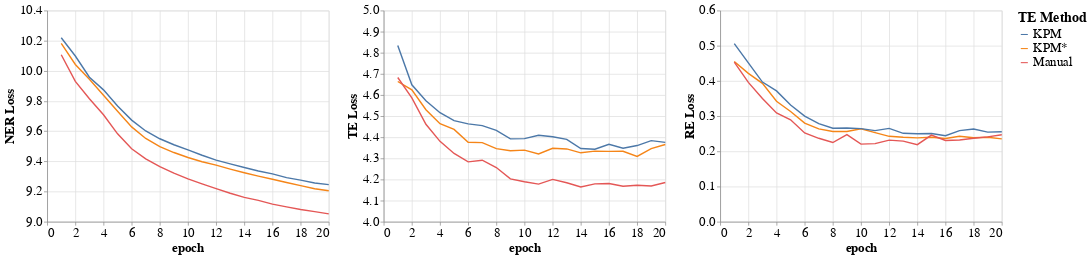

The notebook cell this image was saved under:
### Code cell
te_results_df = results_df[results_df["method"].isin(["KPM*", "KPM", "Manual"])]

ner_loss = alt.Chart(te_results_df).mark_line().encode(
    x="epoch:Q",
    y=alt.Y("val_crf_ner_loss:Q", title="NER Loss", scale=alt.Scale(domain=[9, 10.4])),
    color=alt.Color("method:N", title="TE Method")
)

term_loss = alt.Chart(te_results_df).mark_line().encode(
    x="epoch:Q",
    y=alt.Y("val_crf_term_loss:Q", title="TE Loss", scale=alt.Scale(domain=[4, 5])),
    color=alt.Color("method:N", title="TE Method")
)

rel_loss = alt.Chart(te_results_df).mark_line().encode(
    x="epoch:Q",
    y=alt.Y("val_cls_rel_loss:Q", title="RE Loss", scale=alt.Scale(domain=[0, 0.6])),
    color=alt.Color("method:N", title="TE Method")
)

all_charts = ner_loss | term_loss | rel_loss

all_charts.configure_axis(
    titleFont="Times New Roman",
    titleFontSize=18,
    labelFont="Times New Roman",
    labelFontSize=18
).configure_legend(
    titleFont="Times New Roman",
    titleFontSize=20,
    labelFont="Times New Roman",
    labelFontSize=18
)

### Figure 1 — Vega-Lite specification as saved in the notebook (floating-point values rounded to 4 significant figures)
{"config": {"view": {"continuousWidth": 400, "continuousHeight": 300}, "axis": {"labelFont": "Times New Roman", "labelFontSize": 18, "titleFont": "Times New Roman", "titleFontSize": 18}, "legend": {"labelFont": "Times New Roman", "labelFontSize": 18, "titleFont": "Times New Roman", "titleFontSize": 20}}, "hconcat": [{"mark": "line", "encoding": {"color": {"type": "nominal", "field": "method", "title": "TE Method"}, "x": {"type": "quantitative", "field": "epoch"}, "y": {"type": "quantitative", "field": "val_crf_ner_loss", "scale": {"domain": [9, 10.4]}, "title": "NER Loss"}}}, {"mark": "line", "encoding": {"color": {"type": "nominal", "field": "method", "title": "TE Method"}, "x": {"type": "quantitative", "field": "epoch"}, "y": {"type": "quantitative", "field": "val_crf_term_loss", "scale": {"domain": [4, 5]}, "title": "TE Loss"}}}, {"mark": "line", "encoding": {"color": {"type": "nominal", "field": "method", "title": "TE Method"}, "x": {"type": "quantitative", "field": "epoch"}, "y": {"type": "quantitative", "field": "val_cls_rel_loss", "scale": {"domain": [0, 0.6]}, "title": "RE Loss"}}}], "data": {"name": "data-d179cc84f596b886aeafa9ac8a80335d"}, "$schema": "https://vega.github.io/schema/vega-lite/v4.8.1.json", "datasets": {"data-d179cc84f596b886aeafa9ac8a80335d": [{"val_loss": 15.3, "val_crf_ner_loss": 10.18, "val_crf_term_loss": 4.664, "val_cls_rel_loss": 0.4553, "loss": 13.77, "crf_ner_loss": 9.442, "crf_term_loss": 3.893, "cls_rel_loss": 0.439, "f1_ner": 0.0, "f1_term": 0.0, "f1_rel": 0.0, "epoch": 1, "method": "KPM*"}, {"val_loss": 15.09, "val_crf_ner_loss": 10.04, "val_crf_term_loss": 4.624, "val_cls_rel_loss": 0.4217, "loss": 14.39, "crf_ner_loss": 9.722, "crf_term_loss": 4.309, "cls_rel_loss": 0.3604, "f1_ner": 0.0, "f1_term": 0.0, "f1_rel": 0.0, "epoch": 2, "method": "KPM*"}, {"val_loss": 14.87, "val_crf_ner_loss": 9.945, "val_crf_term_loss": 4.53, "val_cls_rel_loss": 0.3932, "loss": 12.41, "crf_ner_loss": 8.338, "crf_term_loss": 3.782, "cls_rel_loss": 0.2947, "f1_ner": 0.0, "f1_term": 0.0, "f1_rel": 0.02193, "epoch": 3, "method": "KPM*"}, {"val_loss": 14.64, "val_crf_ner_loss": 9.838, "val_crf_term_loss": 4.464, "val_cls_rel_loss": 0.3422, "loss": 12.45, "crf_ner_loss": 8.426, "crf_term_loss": 3.728, "cls_rel_loss": 0.2982, "f1_ner": 0.0, "f1_term": 0.01237, "f1_rel": 0.332, "epoch": 4, "method": "KPM*"}, {"val_loss": 14.48, "val_crf_ner_loss": 9.733, "val_crf_term_loss": 4.437, "val_cls_rel_loss": 0.3132, "loss": 12.6, "crf_ner_loss": 8.551, "crf_term_loss": 3.791, "cls_rel_loss": 0.2572, "f1_ner": 0.0, "f1_term": 0.03186, "f1_rel": 0.336, "epoch": 5, "method": "KPM*"}, {"val_loss": 14.29, "val_crf_ner_loss": 9.629, "val_crf_term_loss": 4.376, "val_cls_rel_loss": 0.2803, "loss": 11.8, "crf_ner_loss": 8.021, "crf_term_loss": 3.539, "cls_rel_loss": 0.2421, "f1_ner": 0.0349, "f1_term": 0.1642, "f1_rel": 0.458, "epoch": 6, "method": "KPM*"}, {"val_loss": 14.19, "val_crf_ner_loss": 9.552, "val_crf_term_loss": 4.375, "val_cls_rel_loss": 0.264, "loss": 15.42, "crf_ner_loss": 10.54, "crf_term_loss": 4.652, "cls_rel_loss": 0.227, "f1_ner": 0.2111, "f1_term": 0.2448, "f1_rel": 0.4822, "epoch": 7, "method": "KPM*"}, {"val_loss": 14.1, "val_crf_ner_loss": 9.497, "val_crf_term_loss": 4.346, "val_cls_rel_loss": 0.2564, "loss": 13.52, "crf_ner_loss": 9.213, "crf_term_loss": 4.079, "cls_rel_loss": 0.2282, "f1_ner": 0.2951, "f1_term": 0.3465, "f1_rel": 0.4842, "epoch": 8, "method": "KPM*"}, {"val_loss": 14.05, "val_crf_ner_loss": 9.459, "val_crf_term_loss": 4.337, "val_cls_rel_loss": 0.2564, "loss": 12.49, "crf_ner_loss": 8.513, "crf_term_loss": 3.77, "cls_rel_loss": 0.203, "f1_ner": 0.348, "f1_term": 0.3886, "f1_rel": 0.505, "epoch": 9, "method": "KPM*"}, {"val_loss": 14.03, "val_crf_ner_loss": 9.426, "val_crf_term_loss": 4.339, "val_cls_rel_loss": 0.2641, "loss": 11.87, "crf_ner_loss": 8.101, "crf_term_loss": 3.58, "cls_rel_loss": 0.1912, "f1_ner": 0.4203, "f1_term": 0.4071, "f1_rel": 0.472, "epoch": 10, "method": "KPM*"}, {"val_loss": 13.97, "val_crf_ner_loss": 9.398, "val_crf_term_loss": 4.321, "val_cls_rel_loss": 0.2532, "loss": 12.67, "crf_ner_loss": 8.674, "crf_term_loss": 3.809, "cls_rel_loss": 0.191, "f1_ner": 0.4384, "f1_term": 0.4543, "f1_rel": 0.5206, "epoch": 11, "method": "KPM*"}, {"val_loss": 13.97, "val_crf_ner_loss": 9.376, "val_crf_term_loss": 4.348, "val_cls_rel_loss": 0.2427, "loss": 11.88, "crf_ner_loss": 8.128, "crf_term_loss": 3.569, "cls_rel_loss": 0.1828, "f1_ner": 0.4135, "f1_term": 0.4404, "f1_rel": 0.5142, "epoch": 12, "method": "KPM*"}, {"val_loss": 13.93, "val_crf_ner_loss": 9.349, "val_crf_term_loss": 4.345, "val_cls_rel_loss": 0.2399, "loss": 12.42, "crf_ner_loss": 8.503, "crf_term_loss": 3.724, "cls_rel_loss": 0.1925, "f1_ner": 0.4404, "f1_term": 0.4196, "f1_rel": 0.531, "epoch": 13, "method": "KPM*"}, {"val_loss": 13.89, "val_crf_ner_loss": 9.325, "val_crf_term_loss": 4.326, "val_cls_rel_loss": 0.2383, "loss": 12.86, "crf_ner_loss": 8.789, "crf_term_loss": 3.871, "cls_rel_loss": 0.1979, "f1_ner": 0.4642, "f1_term": 0.4609, "f1_rel": 0.5104, "epoch": 14, "method": "KPM*"}, {"val_loss": 13.88, "val_crf_ner_loss": 9.303, "val_crf_term_loss": 4.334, "val_cls_rel_loss": 0.2399, "loss": 11.92, "crf_ner_loss": 8.164, "crf_term_loss": 3.589, "cls_rel_loss": 0.1655, "f1_ner": 0.4575, "f1_term": 0.4691, "f1_rel": 0.535, "epoch": 15, "method": "KPM*"}, {"val_loss": 13.85, "val_crf_ner_loss": 9.282, "val_crf_term_loss": 4.333, "val_cls_rel_loss": 0.2364, "loss": 10.78, "crf_ner_loss": 7.349, "crf_term_loss": 3.265, "cls_rel_loss": 0.1699, "f1_ner": 0.4778, "f1_term": 0.4589, "f1_rel": 0.5289, "epoch": 16, "method": "KPM*"}, {"val_loss": 13.84, "val_crf_ner_loss": 9.26, "val_crf_term_loss": 4.334, "val_cls_rel_loss": 0.2431, "loss": 13.71, "crf_ner_loss": 9.402, "crf_term_loss": 4.127, "cls_rel_loss": 0.1801, "f1_ner": 0.5148, "f1_term": 0.4685, "f1_rel": 0.527, "epoch": 17, "method": "KPM*"}, {"val_loss": 13.79, "val_crf_ner_loss": 9.239, "val_crf_term_loss": 4.309, "val_cls_rel_loss": 0.2385, "loss": 11.17, "crf_ner_loss": 7.633, "crf_term_loss": 3.373, "cls_rel_loss": 0.1599, "f1_ner": 0.5514, "f1_term": 0.4803, "f1_rel": 0.5302, "epoch": 18, "method": "KPM*"}, {"val_loss": 13.81, "val_crf_ner_loss": 9.219, "val_crf_term_loss": 4.346, "val_cls_rel_loss": 0.24, "loss": 11.83, "crf_ner_loss": 8.086, "crf_term_loss": 3.569, "cls_rel_loss": 0.1741, "f1_ner": 0.549, "f1_term": 0.4647, "f1_rel": 0.5345, "epoch": 19, "method": "KPM*"}, {"val_loss": 13.81, "val_crf_ner_loss": 9.205, "val_crf_term_loss": 4.366, "val_cls_rel_loss": 0.2354, "loss": 12.59, "crf_ner_loss": 8.617, "crf_term_loss": 3.806, "cls_rel_loss": 0.1707, "f1_ner": 0.5858, "f1_term": 0.453, "f1_rel": 0.536, "epoch": 20, "method": "KPM*"}, {"val_loss": 15.56, "val_crf_ner_loss": 10.22, "val_crf_term_loss": 4.834, "val_cls_rel_loss": 0.5062, "loss": 14.62, "crf_ner_loss": 10.02, "crf_term_loss": 4.185, "cls_rel_loss": 0.4092, "f1_ner": 0.0, "f1_term": 0.0, "f1_rel": 0.0, "epoch": 1, "method": "KPM"}, {"val_loss": 15.2, "val_crf_ner_loss": 10.1, "val_crf_term_loss": 4.648, "val_cls_rel_loss": 0.4514, "loss": 14.34, "crf_ner_loss": 9.808, "crf_term_loss": 4.237, "cls_rel_loss": 0.2962, "f1_ner": 0.0, "f1_term": 0.0, "f1_rel": 0.0, "epoch": 2, "method": "KPM"}, {"val_loss": 14.93, "val_crf_ner_loss": 9.958, "val_crf_term_loss": 4.573, "val_cls_rel_loss": 0.3968, "loss": 13.45, "crf_ner_loss": 9.178, "crf_term_loss": 3.992, "cls_rel_loss": 0.2793, "f1_ner": 0.0, "f1_term": 0.0, "f1_rel": 0.1835, "epoch": 3, "method": "KPM"}, {"val_loss": 14.76, "val_crf_ner_loss": 9.874, "val_crf_term_loss": 4.516, "val_cls_rel_loss": 0.3717, "loss": 13.71, "crf_ner_loss": 9.378, "crf_term_loss": 4.081, "cls_rel_loss": 0.252, "f1_ner": 0.0, "f1_term": 0.0262, "f1_rel": 0.1341, "epoch": 4, "method": "KPM"}, {"val_loss": 14.58, "val_crf_ner_loss": 9.767, "val_crf_term_loss": 4.479, "val_cls_rel_loss": 0.3315, "loss": 13.33, "crf_ner_loss": 9.158, "crf_term_loss": 3.955, "cls_rel_loss": 0.2192, "f1_ner": 0.0, "f1_term": 0.0227, "f1_rel": 0.3236, "epoch": 5, "method": "KPM"}, {"val_loss": 14.44, "val_crf_ner_loss": 9.674, "val_crf_term_loss": 4.463, "val_cls_rel_loss": 0.3002, "loss": 14.04, "crf_ner_loss": 9.639, "crf_term_loss": 4.181, "cls_rel_loss": 0.2243, "f1_ner": 0.0, "f1_term": 0.02977, "f1_rel": 0.4169, "epoch": 6, "method": "KPM"}, {"val_loss": 14.34, "val_crf_ner_loss": 9.602, "val_crf_term_loss": 4.455, "val_cls_rel_loss": 0.2786, "loss": 13.47, "crf_ner_loss": 9.256, "crf_term_loss": 4.023, "cls_rel_loss": 0.192, "f1_ner": 0.09342, "f1_term": 0.06108, "f1_rel": 0.4676, "epoch": 7, "method": "KPM"}, {"val_loss": 14.25, "val_crf_ner_loss": 9.55, "val_crf_term_loss": 4.433, "val_cls_rel_loss": 0.2657, "loss": 10.86, "crf_ner_loss": 7.418, "crf_term_loss": 3.245, "cls_rel_loss": 0.2011, "f1_ner": 0.2388, "f1_term": 0.09577, "f1_rel": 0.4901, "epoch": 8, "method": "KPM"}, {"val_loss": 14.17, "val_crf_ner_loss": 9.511, "val_crf_term_loss": 4.393, "val_cls_rel_loss": 0.2662, "loss": 11.57, "crf_ner_loss": 7.916, "crf_term_loss": 3.477, "cls_rel_loss": 0.182, "f1_ner": 0.2775, "f1_term": 0.1713, "f1_rel": 0.4917, "epoch": 9, "method": "KPM"}, {"val_loss": 14.13, "val_crf_ner_loss": 9.476, "val_crf_term_loss": 4.394, "val_cls_rel_loss": 0.2647, "loss": 12.73, "crf_ner_loss": 8.732, "crf_term_loss": 3.827, "cls_rel_loss": 0.1716, "f1_ner": 0.3324, "f1_term": 0.1516, "f1_rel": 0.4849, "epoch": 10, "method": "KPM"}, {"val_loss": 14.11, "val_crf_ner_loss": 9.441, "val_crf_term_loss": 4.41, "val_cls_rel_loss": 0.2589, "loss": 13.5, "crf_ner_loss": 9.286, "crf_term_loss": 4.041, "cls_rel_loss": 0.1706, "f1_ner": 0.3599, "f1_term": 0.1956, "f1_rel": 0.5081, "epoch": 11, "method": "KPM"}, {"val_loss": 14.08, "val_crf_ner_loss": 9.409, "val_crf_term_loss": 4.402, "val_cls_rel_loss": 0.2653, "loss": 13.33, "crf_ner_loss": 9.172, "crf_term_loss": 3.996, "cls_rel_loss": 0.1626, "f1_ner": 0.4073, "f1_term": 0.2765, "f1_rel": 0.5076, "epoch": 12, "method": "KPM"}, {"val_loss": 14.03, "val_crf_ner_loss": 9.384, "val_crf_term_loss": 4.39, "val_cls_rel_loss": 0.2513, "loss": 10.94, "crf_ner_loss": 7.479, "crf_term_loss": 3.275, "cls_rel_loss": 0.181, "f1_ner": 0.4349, "f1_term": 0.3355, "f1_rel": 0.51, "epoch": 13, "method": "KPM"}, {"val_loss": 13.96, "val_crf_ner_loss": 9.36, "val_crf_term_loss": 4.347, "val_cls_rel_loss": 0.25, "loss": 13.67, "crf_ner_loss": 9.416, "crf_term_loss": 4.106, "cls_rel_loss": 0.15, "f1_ner": 0.4516, "f1_term": 0.3737, "f1_rel": 0.5115, "epoch": 14, "method": "KPM"}, {"val_loss": 13.93, "val_crf_ner_loss": 9.337, "val_crf_term_loss": 4.344, "val_cls_rel_loss": 0.2509, "loss": 11.91, "crf_ner_loss": 8.183, "crf_term_loss": 3.573, "cls_rel_loss": 0.1506, "f1_ner": 0.4752, "f1_term": 0.406, "f1_rel": 0.5276, "epoch": 15, "method": "KPM"}, {"val_loss": 13.93, "val_crf_ner_loss": 9.317, "val_crf_term_loss": 4.367, "val_cls_rel_loss": 0.2445, "loss": 12.97, "crf_ner_loss": 8.915, "crf_term_loss": 3.899, "cls_rel_loss": 0.1563, "f1_ner": 0.488, "f1_term": 0.4046, "f1_rel": 0.5265, "epoch": 16, "method": "KPM"}, {"val_loss": 13.9, "val_crf_ner_loss": 9.293, "val_crf_term_loss": 4.348, "val_cls_rel_loss": 0.2588, "loss": 13.47, "crf_ner_loss": 9.277, "crf_term_loss": 4.027, "cls_rel_loss": 0.1615, "f1_ner": 0.5033, "f1_term": 0.3732, "f1_rel": 0.5273, "epoch": 17, "method": "KPM"}, {"val_loss": 13.9, "val_crf_ner_loss": 9.276, "val_crf_term_loss": 4.361, "val_cls_rel_loss": 0.2634, "loss": 11.41, "crf_ner_loss": 7.849, "crf_term_loss": 3.417, "cls_rel_loss": 0.1395, "f1_ner": 0.5407, "f1_term": 0.4015, "f1_rel": 0.5261, "epoch": 18, "method": "KPM"}, {"val_loss": 13.9, "val_crf_ner_loss": 9.257, "val_crf_term_loss": 4.384, "val_cls_rel_loss": 0.2547, "loss": 11.41, "crf_ner_loss": 7.842, "crf_term_loss": 3.436, "cls_rel_loss": 0.1368, "f1_ner": 0.5773, "f1_term": 0.3829, "f1_rel": 0.5267, "epoch": 19, "method": "KPM"}, {"val_loss": 13.88, "val_crf_ner_loss": 9.246, "val_crf_term_loss": 4.376, "val_cls_rel_loss": 0.2559, "loss": 13.86, "crf_ner_loss": 9.544, "crf_term_loss": 4.178, "cls_rel_loss": 0.1383, "f1_ner": 0.5676, "f1_term": 0.3893, "f1_rel": 0.5167, "epoch": 20, "method": "KPM"}, {"val_loss": 15.24, "val_crf_ner_loss": 10.11, "val_crf_term_loss": 4.683, "val_cls_rel_loss": 0.4537, "loss": 16.7, "crf_ner_loss": 11.25, "crf_term_loss": 4.925, "cls_rel_loss": 0.5268, "f1_ner": 0.0, "f1_term": 0.0, "f1_rel": 0.0, "epoch": 1, "method": "Manual"}, {"val_loss": 14.91, "val_crf_ner_loss": 9.93, "val_crf_term_loss": 4.586, "val_cls_rel_loss": 0.3959, "loss": 14.99, "crf_ner_loss": 9.939, "crf_term_loss": 4.628, "cls_rel_loss": 0.4238, "f1_ner": 0.0, "f1_term": 0.0, "f1_rel": 0.1016, "epoch": 2, "method": "Manual"}, {"val_loss": 14.63, "val_crf_ner_loss": 9.816, "val_crf_term_loss": 4.461, "val_cls_rel_loss": 0.3503, "loss": 14.7, "crf_ner_loss": 9.805, "crf_term_loss": 4.522, "cls_rel_loss": 0.3743, "f1_ner": 0.0, "f1_term": 0.05017, "f1_rel": 0.2527, "epoch": 3, "method": "Manual"}, {"val_loss": 14.4, "val_crf_ner_loss": 9.709, "val_crf_term_loss": 4.381, "val_cls_rel_loss": 0.3091, "loss": 14.48, "crf_ner_loss": 9.714, "crf_term_loss": 4.424, "cls_rel_loss": 0.3378, "f1_ner": 0.0, "f1_term": 0.147, "f1_rel": 0.3793, "epoch": 4, "method": "Manual"}, {"val_loss": 14.2, "val_crf_ner_loss": 9.583, "val_crf_term_loss": 4.323, "val_cls_rel_loss": 0.2895, "loss": 14.25, "crf_ner_loss": 9.613, "crf_term_loss": 4.35, "cls_rel_loss": 0.2844, "f1_ner": 0.0, "f1_term": 0.2682, "f1_rel": 0.4474, "epoch": 5, "method": "Manual"}, {"val_loss": 14.02, "val_crf_ner_loss": 9.484, "val_crf_term_loss": 4.284, "val_cls_rel_loss": 0.2521, "loss": 14.04, "crf_ner_loss": 9.504, "crf_term_loss": 4.287, "cls_rel_loss": 0.2517, "f1_ner": 0.04601, "f1_term": 0.3209, "f1_rel": 0.5105, "epoch": 6, "method": "Manual"}, {"val_loss": 13.95, "val_crf_ner_loss": 9.417, "val_crf_term_loss": 4.292, "val_cls_rel_loss": 0.2371, "loss": 13.89, "crf_ner_loss": 9.422, "crf_term_loss": 4.242, "cls_rel_loss": 0.2301, "f1_ner": 0.1472, "f1_term": 0.4275, "f1_rel": 0.5217, "epoch": 7, "method": "Manual"}, {"val_loss": 13.85, "val_crf_ner_loss": 9.365, "val_crf_term_loss": 4.257, "val_cls_rel_loss": 0.2252, "loss": 13.78, "crf_ner_loss": 9.359, "crf_term_loss": 4.206, "cls_rel_loss": 0.2144, "f1_ner": 0.2722, "f1_term": 0.4628, "f1_rel": 0.5461, "epoch": 8, "method": "Manual"}, {"val_loss": 13.77, "val_crf_ner_loss": 9.322, "val_crf_term_loss": 4.203, "val_cls_rel_loss": 0.2477, "loss": 13.69, "crf_ner_loss": 9.31, "crf_term_loss": 4.18, "cls_rel_loss": 0.2014, "f1_ner": 0.3442, "f1_term": 0.4715, "f1_rel": 0.5034, "epoch": 9, "method": "Manual"}, {"val_loss": 13.69, "val_crf_ner_loss": 9.284, "val_crf_term_loss": 4.19, "val_cls_rel_loss": 0.2206, "loss": 13.6, "crf_ner_loss": 9.267, "crf_term_loss": 4.144, "cls_rel_loss": 0.1919, "f1_ner": 0.3637, "f1_term": 0.4626, "f1_rel": 0.5595, "epoch": 10, "method": "Manual"}, {"val_loss": 13.65, "val_crf_ner_loss": 9.251, "val_crf_term_loss": 4.178, "val_cls_rel_loss": 0.222, "loss": 13.53, "crf_ner_loss": 9.231, "crf_term_loss": 4.122, "cls_rel_loss": 0.1754, "f1_ner": 0.3936, "f1_term": 0.5359, "f1_rel": 0.5621, "epoch": 11, "method": "Manual"}, {"val_loss": 13.65, "val_crf_ner_loss": 9.219, "val_crf_term_loss": 4.201, "val_cls_rel_loss": 0.2318, "loss": 13.46, "crf_ner_loss": 9.193, "crf_term_loss": 4.103, "cls_rel_loss": 0.168, "f1_ner": 0.419, "f1_term": 0.5431, "f1_rel": 0.5547, "epoch": 12, "method": "Manual"}, {"val_loss": 13.6, "val_crf_ner_loss": 9.189, "val_crf_term_loss": 4.185, "val_cls_rel_loss": 0.229, "loss": 13.39, "crf_ner_loss": 9.16, "crf_term_loss": 4.075, "cls_rel_loss": 0.1579, "f1_ner": 0.4428, "f1_term": 0.5249, "f1_rel": 0.5606, "epoch": 13, "method": "Manual"}, {"val_loss": 13.55, "val_crf_ner_loss": 9.162, "val_crf_term_loss": 4.165, "val_cls_rel_loss": 0.2191, "loss": 13.35, "crf_ner_loss": 9.131, "crf_term_loss": 4.064, "cls_rel_loss": 0.1521, "f1_ner": 0.4909, "f1_term": 0.5755, "f1_rel": 0.5927, "epoch": 14, "method": "Manual"}, {"val_loss": 13.57, "val_crf_ner_loss": 9.141, "val_crf_term_loss": 4.179, "val_cls_rel_loss": 0.2462, "loss": 13.29, "crf_ner_loss": 9.102, "crf_term_loss": 4.05, "cls_rel_loss": 0.1415, "f1_ner": 0.5366, "f1_term": 0.5604, "f1_rel": 0.5522, "epoch": 15, "method": "Manual"}, {"val_loss": 13.53, "val_crf_ner_loss": 9.117, "val_crf_term_loss": 4.181, "val_cls_rel_loss": 0.231, "loss": 13.26, "crf_ner_loss": 9.074, "crf_term_loss": 4.034, "cls_rel_loss": 0.1539, "f1_ner": 0.5821, "f1_term": 0.5869, "f1_rel": 0.5668, "epoch": 16, "method": "Manual"}, {"val_loss": 13.5, "val_crf_ner_loss": 9.099, "val_crf_term_loss": 4.168, "val_cls_rel_loss": 0.2322, "loss": 13.21, "crf_ner_loss": 9.047, "crf_term_loss": 4.024, "cls_rel_loss": 0.1341, "f1_ner": 0.6073, "f1_term": 0.5895, "f1_rel": 0.603, "epoch": 17, "method": "Manual"}, {"val_loss": 13.49, "val_crf_ner_loss": 9.081, "val_crf_term_loss": 4.173, "val_cls_rel_loss": 0.2372, "loss": 13.16, "crf_ner_loss": 9.026, "crf_term_loss": 4.005, "cls_rel_loss": 0.1309, "f1_ner": 0.6182, "f1_term": 0.5971, "f1_rel": 0.605, "epoch": 18, "method": "Manual"}, {"val_loss": 13.48, "val_crf_ner_loss": 9.068, "val_crf_term_loss": 4.169, "val_cls_rel_loss": 0.241, "loss": 13.12, "crf_ner_loss": 9.005, "crf_term_loss": 4.001, "cls_rel_loss": 0.1186, "f1_ner": 0.6316, "f1_term": 0.6052, "f1_rel": 0.5977, "epoch": 19, "method": "Manual"}, {"val_loss": 13.49, "val_crf_ner_loss": 9.052, "val_crf_term_loss": 4.186, "val_cls_rel_loss": 0.247, "loss": 13.1, "crf_ner_loss": 8.987, "crf_term_loss": 4.006, "cls_rel_loss": 0.1085, "f1_ner": 0.6299, "f1_term": 0.605, "f1_rel": 0.5819, "epoch": 20, "method": "Manual"}]}}
